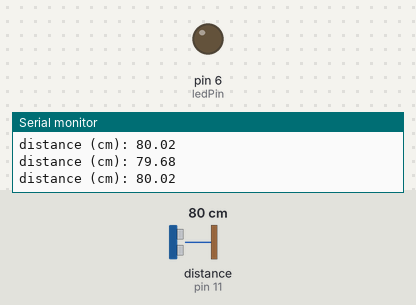
A sketch run on a simulated Arduino Uno, built with avr-gcc and run on an emulated ATmega328P. On the bench: output pins drawn as LEDs (lit = HIGH), the last lines printed to the serial monitor. Wiring (inferred from the names in the program): ultrasonic range finder: trigger pin 12; echo pin 11. The test bench sets the inputs (shaded band); at power-on: distance to the obstacle (sensor on pin 11) 80 cm. The echo pulse lasts 58.3 µs per cm; pins used as bus, display or sensor lines are not drawn.

Above: at 1.2 s.
1.3 s: distance to the obstacle (sensor on pin 11) set to 12 cm
2.8 s: distance to the obstacle (sensor on pin 11) set to 9 cm
At 4.0 s:
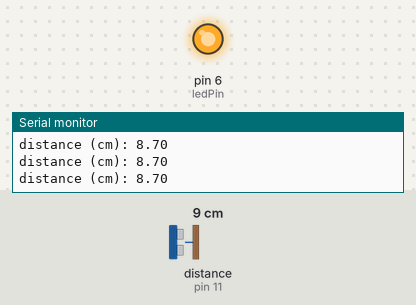
4.3 s: distance to the obstacle (sensor on pin 11) set to 35 cm
At 5.6 s:
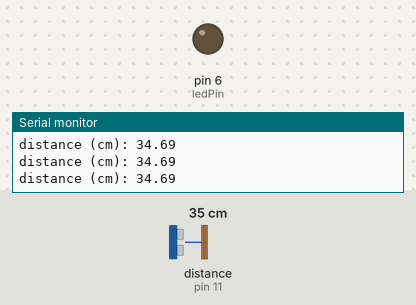
5.9 s: distance to the obstacle (sensor on pin 11) set to 7 cm
At 6.5 s:
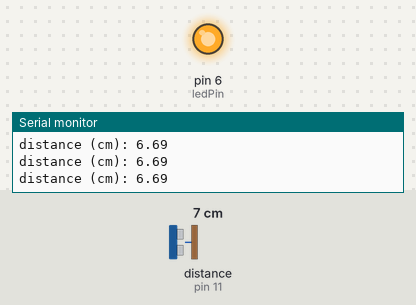
Timing chart, 0 to 8.5 s (numbered marks = the images above; inputs shaded):
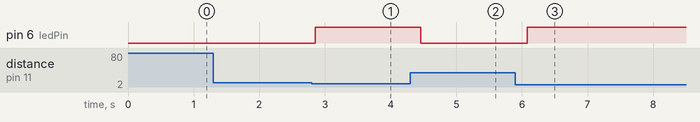

Measured:
- the behaviour switches between 11 and 10 cm on distance to the obstacle (sensor on pin 11) (found by bisection; images 0 and 1)
- after the input at 2.8 s, pin 6 (ledPin): LOW → HIGH after 0.05 s
- after the input at 4.3 s, pin 6 (ledPin): HIGH → LOW after 0.16 s
- after the input at 5.9 s, pin 6 (ledPin): LOW → HIGH after 0.18 s

The sketch:

ultrasonic-2.ino
```cpp
// day 5 — hc-sr04, part 2: the parking sensor (our deliverable)
// starts from your working ultrasonic-1 code (trigger pulse + pulseIn), then adds:
//   - the distance formula (the "answer" to part 1's slope)
//   - proximity feedback: an LED (or buzzer) that reacts as the target gets closer
// this is the real day-5 gadget: distance in cm + a signal you can feel.

int trigPin = 12;          // same wiring as part 1
int echoPin = 11;
int ledPin = 6;            // proximity LED (pick a PWM pin ~ if you want to fade it)
long pingTravelTime;       // microseconds, from pulseIn
float distance;            // centimeters
String message = "distance (cm): ";

void setup() {
  Serial.begin(9600);
  pinMode(trigPin, OUTPUT);
  pinMode(echoPin, INPUT);
  pinMode(ledPin, OUTPUT);   // driving the proximity LED
}

void loop() {
  // --- 1 + 2. fire the trigger and read the echo (brought over from ultrasonic-1) ---
  digitalWrite(trigPin, LOW);
  delayMicroseconds(10);
  digitalWrite(trigPin, HIGH);
  delayMicroseconds(10);
  digitalWrite(trigPin, LOW);
  pingTravelTime = pulseIn(echoPin, HIGH); // pulseIn(pin, HIGH) blocks until the pin goes HIGH then LOW, and returns how many microseconds it was HIGH.

  distance = (pingTravelTime * 0.0343) / 2; // speed of sound = 0.0343 cm/us. divide by 2 because the ping went to the target AND back.
  if (distance < 10) { // if the distance is less than 10 cm, turn on the LED
    digitalWrite(ledPin, HIGH);
  } else { // if the distance is greater than 10 cm, turn off the LED, we can also use an if statement to turn on the LED when the distance is less than 10 cm and turn off the LED when the distance is greater than 10 cm.
    digitalWrite(ledPin, LOW);
  }
  Serial.println(message + distance);
  delay(200);
}
```
